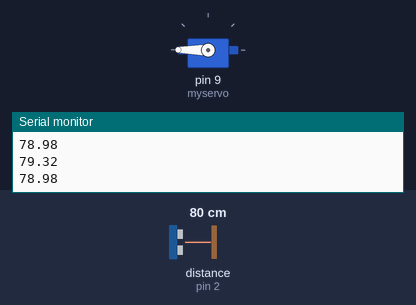
A sketch run on a simulated Arduino Uno, built with avr-gcc and run on an emulated ATmega328P. On the bench: servo, the last lines printed to the serial monitor. Wiring (inferred from the names in the program): ultrasonic range finder: trigger pin 3; echo pin 2. The test bench sets the inputs (shaded band); at power-on: distance to the obstacle (sensor on pin 2) 80 cm. The echo pulse lasts 58.3 µs per cm.

Above: at 1.2 s.
1.3 s: distance to the obstacle (sensor on pin 2) set to 2 cm
At 1.84 s:
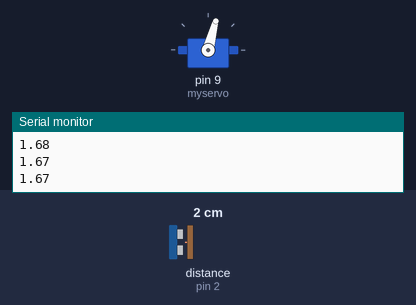
4.3 s: distance to the obstacle (sensor on pin 2) set to 9 cm
At 5.42 s:
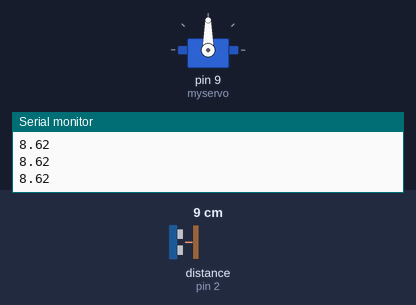
7.3 s: distance to the obstacle (sensor on pin 2) set to 23 cm
At 7.98 s:
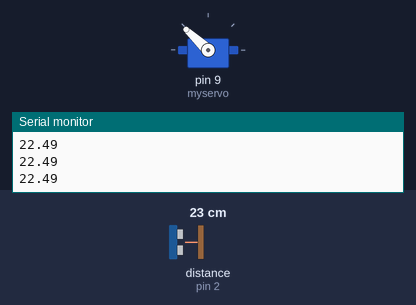
10.3 s: distance to the obstacle (sensor on pin 2) set to 35 cm
Timing chart, 0 to 14.3 s (numbered marks = the images above; inputs shaded):
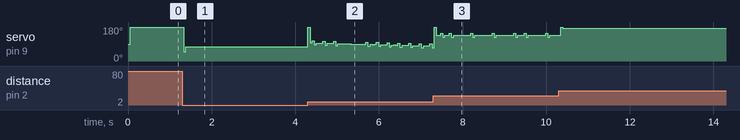

The sketch:

Using_Ultrasonic.ino
```cpp
/* PID balance code with ping pong ball and distance sensor sharp 2y0a21
 *  by ELECTRONOOBS: https://www.youtube.com/channel/UCjiVhIvGmRZixSzupD0sS9Q
 *  Tutorial: http://electronoobs.com/eng_arduino_tut100.php
 *  Code: http://electronoobs.com/eng_arduino_tut100_code1.php
 *  Scheamtic: http://electronoobs.com/eng_arduino_tut100_sch1.php
 *  3D parts: http://electronoobs.com/eng_arduino_tut100_stl1.php
 */
#include <Wire.h>
#include <Servo.h>


///////////////////////Inputs/outputs///////////////////////
//int Analog_in = A0;
Servo myservo;  // create servo object to control a servo, later attatched to D9
///////////////////////////////////////////////////////


////////////////////////Variables///////////////////////
int Read = 0;
const int trigPin = 3;
const int echoPin = 2;
float distance = 0.0;
float elapsedTime, time, timePrev;        //Variables for time control
float distance_previous_error, distance_error;
int period = 50;  //Refresh rate period of the loop is 50ms
///////////////////////////////////////////////////////


///////////////////PID constants///////////////////////
float kp=6; //Mine was 8
float ki=0.2; //Mine was 0.2
float kd=3100; //Mine was 3100
float distance_setpoint = 11.5;           //Should be the distance from sensor to the middle of the bar in mm
float PID_p, PID_i, PID_d, PID_total;
///////////////////////////////////////////////////////


void setup() {
  //analogReference(EXTERNAL);
  Serial.begin(9600);
  pinMode(trigPin, OUTPUT);
pinMode(echoPin, INPUT);
  myservo.attach(9);  // attaches the servo on pin 9 to the servo object
  myservo.write(90); //Put the servco at angle 125, so the balance is in the middle
//  pinMode(Analog_in,INPUT);
  time = millis();
}

void loop() {
  if (millis() > time+period)
  {
    time = millis();

    distance = get_dist();
    distance_error = distance_setpoint - distance;
    PID_p = kp * distance_error;
    float dist_diference = distance_error - distance_previous_error;
    PID_d = kd*((distance_error - distance_previous_error)/period);

    if(-3 < distance_error && distance_error < 3)
    {
      PID_i = PID_i + (ki * distance_error);
    }
    else
    {
      PID_i = 0;
    }

    PID_total = PID_p + PID_i + PID_d;
    PID_total = map(PID_total, 150, -150, 0, 150);

    if(PID_total < 20){PID_total = 20;}
    if(PID_total > 160) {PID_total = 160; }

    myservo.write(PID_total+30);
    distance_previous_error = distance_error;
  }
}


float get_dist()
{
  digitalWrite(trigPin, LOW);
  delayMicroseconds(2);
  digitalWrite(trigPin, HIGH);
  delayMicroseconds(10);
  digitalWrite(trigPin, LOW);
  long duration = pulseIn(echoPin, HIGH);
  float distance_cm= duration*0.034/2;
   Serial.println(distance_cm);

//  long sum=0;
//  for(int i=0;i<n;i++)
//  {
//    sum=sum+analogRead(Analog_in);
//  }
//  float adc=sum/n;
//  //float volts = analogRead(adc)*0.0048828125;  // value from sensor * (5/1024)
//  //float volts = sum*0.003222656;  // value from sensor * (3.3/1024) EXTERNAL analog refference
//
//  float distance_cm = 17569.7 * pow(adc, -1.2062);
//  //float distance_cm = 13*pow(volts, -1);
return(distance_cm);
}
```
